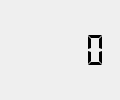
<?xml version="1.0" encoding="UTF-8"?>
<ui version="4.0">
 <class>Orologio</class>
 <widget class="QWidget" name="Orologio">
  <property name="geometry">
   <rect>
    <x>0</x>
    <y>0</y>
    <width>120</width>
    <height>100</height>
   </rect>
  </property>
  <property name="font">
   <font>
    <pointsize>12</pointsize>
    <bold>true</bold>
   </font>
  </property>
  <property name="windowTitle">
   <string>Form</string>
  </property>
  <layout class="QVBoxLayout" name="verticalLayout">
   <item>
    <widget class="QLCDNumber" name="lcdNumberClock">
     <property name="frameShape">
      <enum>QFrame::NoFrame</enum>
     </property>
     <property name="frameShadow">
      <enum>QFrame::Plain</enum>
     </property>
     <property name="lineWidth">
      <number>0</number>
     </property>
     <property name="digitCount">
      <number>5</number>
     </property>
     <property name="segmentStyle">
      <enum>QLCDNumber::Flat</enum>
     </property>
    </widget>
   </item>
  </layout>
 </widget>
 <resources/>
 <connections/>
</ui>
